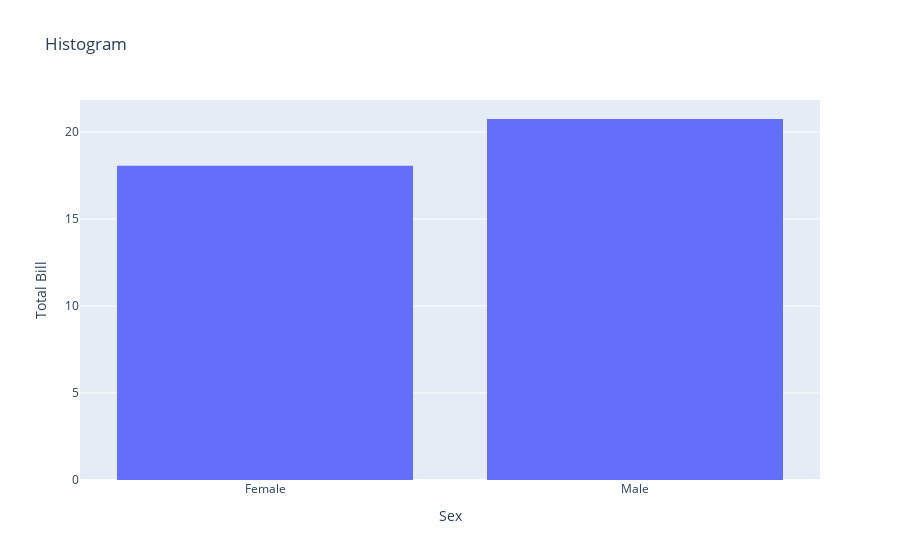

The code cell stored with this chart in its notebook:
### Markdown cell above
## Histogram

### Code cell
data = [
    go.Histogram(
        x = dfTips['sex'],
        y = dfTips['total_bill'],
        histfunc='avg'
    )
]

layout = go.Layout(
    title= "Histogram",
    xaxis= {"title" : 'Sex'},
    yaxis= {"title" : "Total Bill"}
)

fig = go.Figure(data=data, layout=layout)

iplot(fig)

### Figure 1 — Plotly figure (JSON) as saved in the notebook; plotly's stock layout.template omitted (floating-point values rounded to 4 significant figures; data arrays with more than 128 entries replaced by an {"elided": "..."} marker saying what was removed)
{"data": [{"histfunc": "avg", "type": "histogram", "x": {"elided": "244 str values"}, "y": {"elided": "244 float values"}}], "layout": {"title": {"text": "Histogram"}, "xaxis": {"title": {"text": "Sex"}}, "yaxis": {"title": {"text": "Total Bill"}}}}
